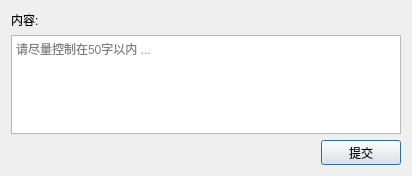
<?xml version="1.0" encoding="UTF-8"?>
<ui version="4.0">
 <class>CommentW</class>
 <widget class="QDialog" name="CommentW">
  <property name="geometry">
   <rect>
    <x>0</x>
    <y>0</y>
    <width>412</width>
    <height>176</height>
   </rect>
  </property>
  <property name="windowTitle">
   <string>评价订单</string>
  </property>
  <property name="windowIcon">
   <iconset resource="resource.qrc">
    <normaloff>:/new/prefix1/res/评价.png</normaloff>:/new/prefix1/res/评价.png</iconset>
  </property>
  <layout class="QGridLayout" name="gridLayout">
   <item row="0" column="0">
    <widget class="QLabel" name="label">
     <property name="text">
      <string>内容:</string>
     </property>
    </widget>
   </item>
   <item row="1" column="0" colspan="2">
    <widget class="QTextEdit" name="textEdit">
     <property name="placeholderText">
      <string>请尽量控制在50字以内 ...</string>
     </property>
    </widget>
   </item>
   <item row="2" column="1" alignment="Qt::AlignRight">
    <widget class="QPushButton" name="BtnSure">
     <property name="minimumSize">
      <size>
       <width>80</width>
       <height>25</height>
      </size>
     </property>
     <property name="text">
      <string>提交</string>
     </property>
    </widget>
   </item>
  </layout>
 </widget>
 <resources>
  <include location="resource.qrc"/>
 </resources>
 <connections/>
</ui>
